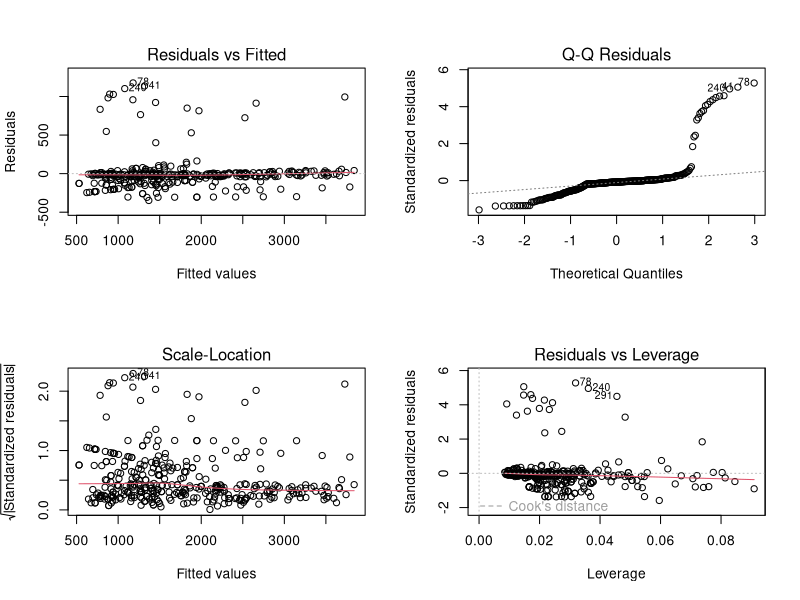
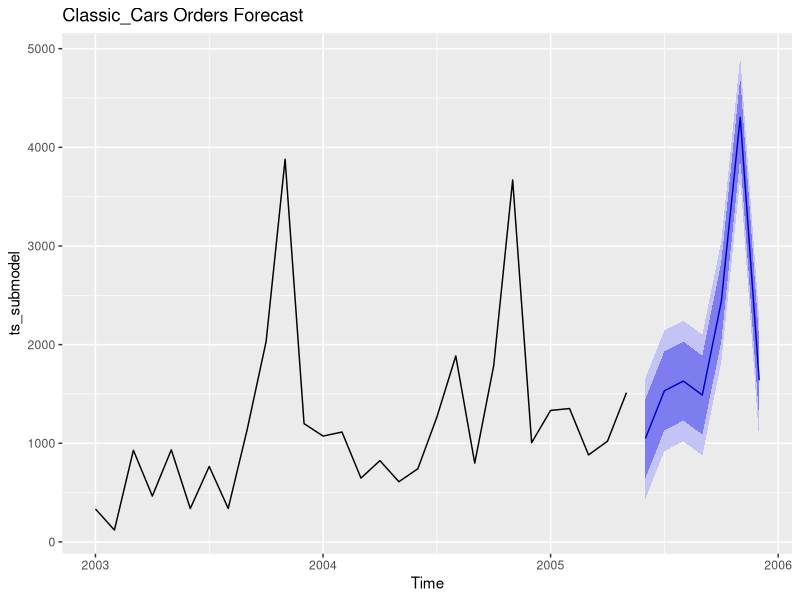
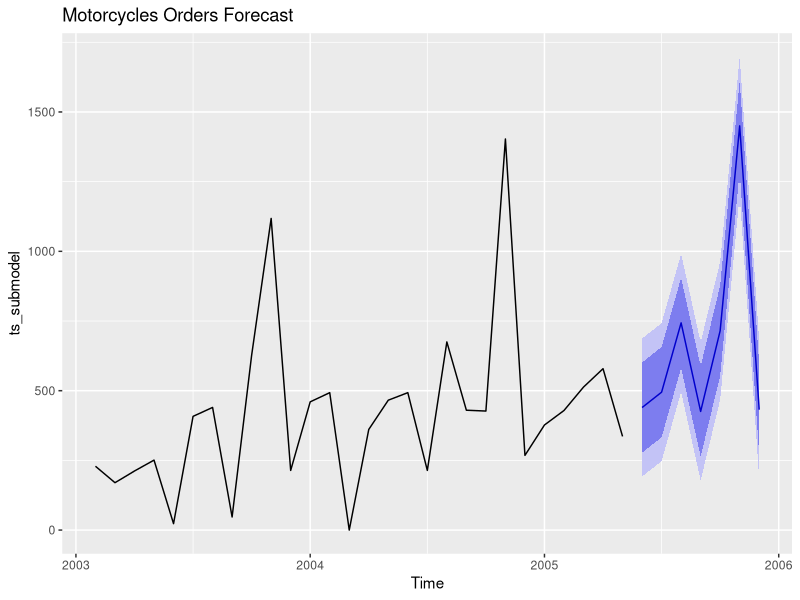
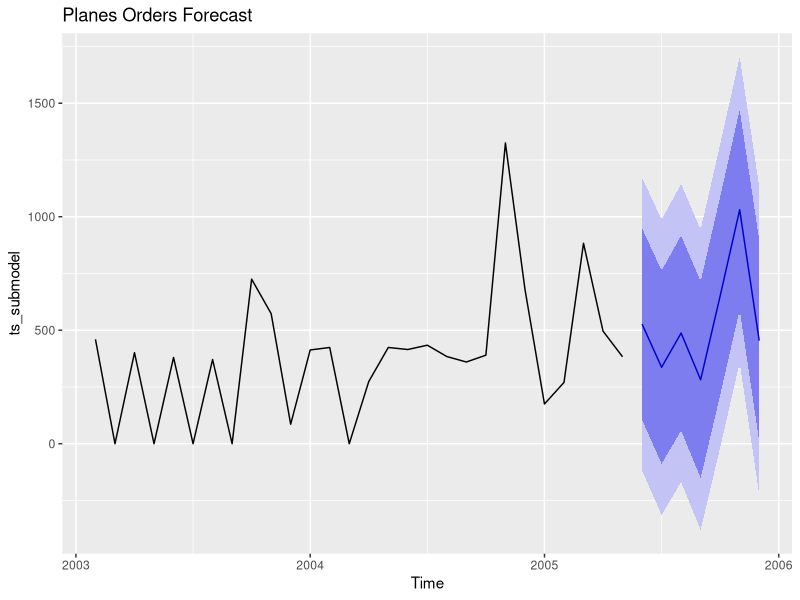
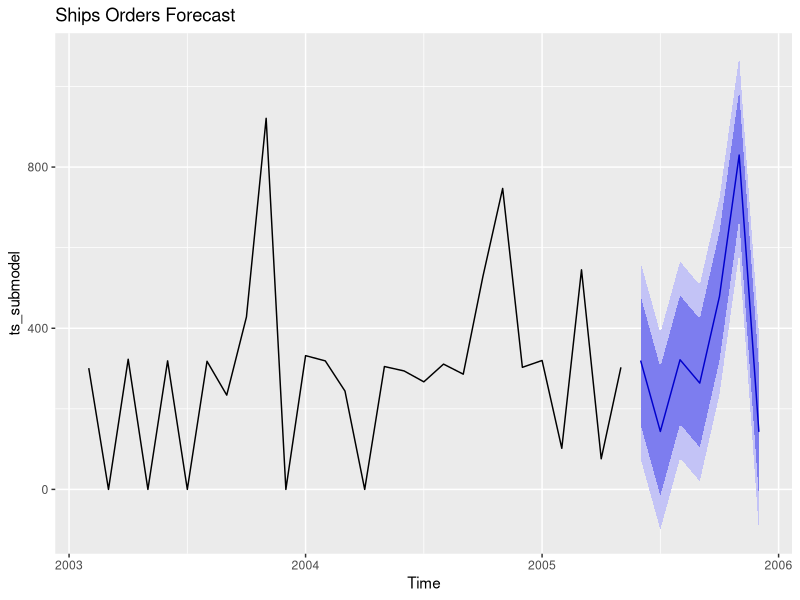
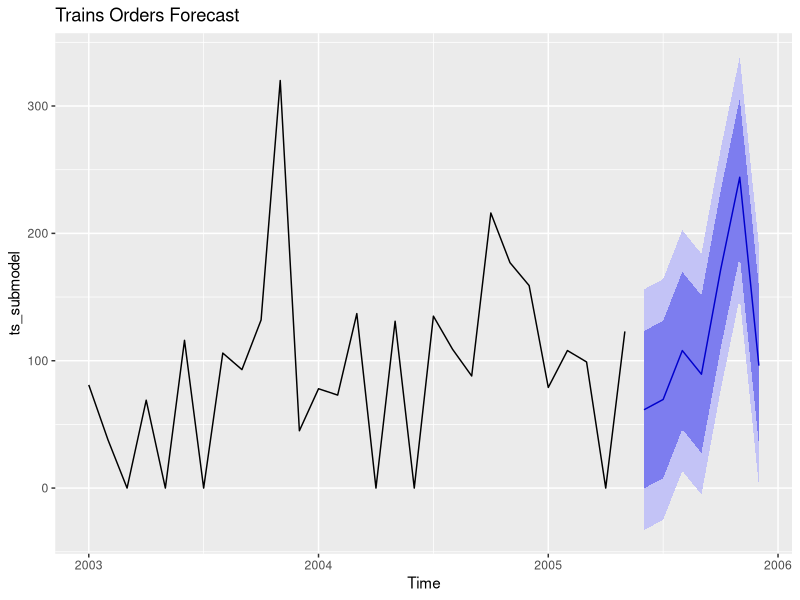
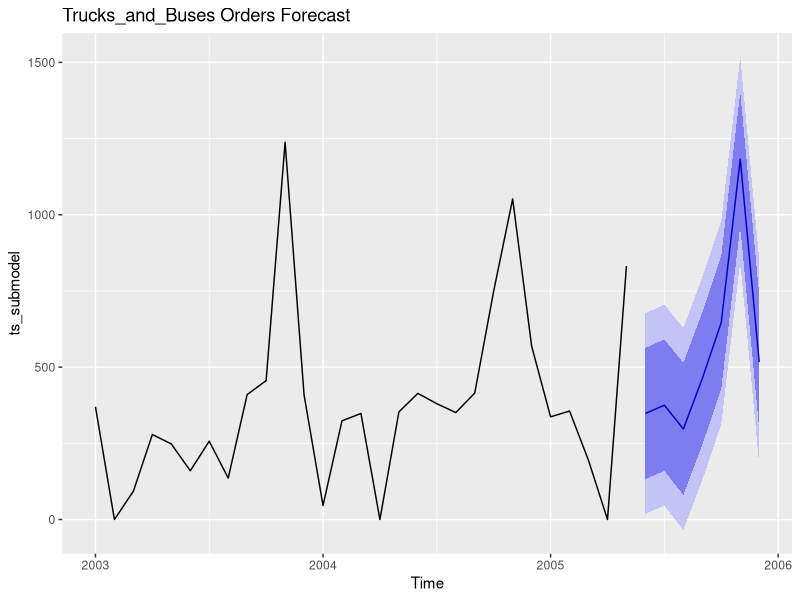
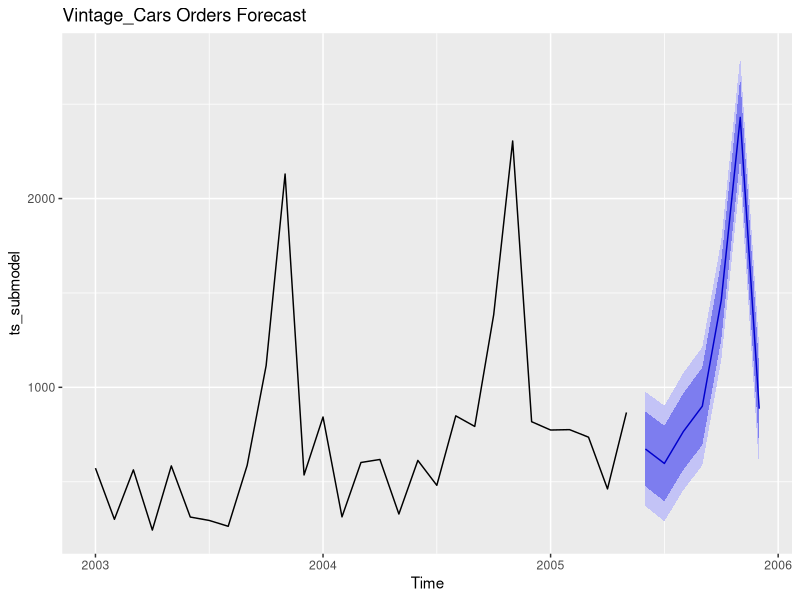

Source code (R) for these figures, in order:
## ---- chunk 1
library(tidyverse)
library(readr)
library(lubridate)
library(forecast)
library(tseries)
## ---- chunk 2
# Import data, convert weeks into date datatype
production_data <- read_csv('CSV/weekly_factory_production.csv',
                            col_types = cols(
                              week = col_date(format = "%Y-%m-%d")))
# Are there null vals
colSums((is.na(production_data)))

# Add month column
production_data$MONTH_PRODUCED <- format(production_data$week, "%Y-%m")

# Rename all columns to exclude spaces
production_data <- production_data %>%
  rename(
     "Classic_Cars" = `Classic Cars`,
     "Trucks_and_Buses" = `Trucks and Buses`,
     "Vintage_Cars" = `Vintage Cars` 
  )


# The outlier column indicates sections of weekly cost data that deviates from the norm. Create a flag column with 1 indicating that the row has outlieing data
production_data$outlier_flag <- if_else(production_data$outlier > 0, 1, 0)

# Calculate total production
production_data$TOTAL_UNITS <- production_data$Classic_Cars + production_data$Motorcycles + production_data$Planes + production_data$Ships + production_data$Trucks_and_Buses+production_data$Vintage_Cars

# Calculate item production costs
production_data$`AGGREGATE_CPU` <- production_data$weekly_cost / production_data$TOTAL_UNITS
## ---- chunk 3
# Import sales data, Convert N/A values back to North America, and format date
sales_data <- read_csv("CSV/sales_data_sample_cleaned.csv")
sales_data$TERRITORY[is.na(sales_data$TERRITORY)] <- "NA"
sales_data$ORDERDATE <- mdy(sales_data$ORDERDATE)

# Create a Month_Ordered Column containing the month and year combined
sales_data$MONTH_ORDERED <- format(sales_data$ORDERDATE, "%Y-%m")

sales_data <- sales_data %>%
  mutate(PRODUCTLINE = gsub(" ", "_", PRODUCTLINE))

## ---- chunk 4
regression_products <- lm(data = production_data, weekly_cost ~ Classic_Cars + Motorcycles +
                            Planes + Ships + Trucks_and_Buses + Vintage_Cars)
summary(regression_products)
## ---- chunk 5
F0_Production <- production_data %>% filter(factory_id == "0")
F1_Production <- production_data %>% filter(factory_id == "1")
F2_Production <- production_data %>% filter(factory_id == "2")

## ---- chunk 6
f0_regression <- lm(data = F0_Production, weekly_cost ~ Classic_Cars + Ships)
summary(f0_regression)

f1_regression <- lm(data = F1_Production,weekly_cost ~  Motorcycles +Trucks_and_Buses)
summary(f1_regression)

f2_regression <- lm(data = F2_Production,weekly_cost ~ Planes+Vintage_Cars)
summary(f2_regression)

#include the factory for the regression
Master_Regression <- lm(weekly_cost ~ Classic_Cars + Motorcycles + Planes + Ships + 
                  Trucks_and_Buses + Vintage_Cars + factor(factory_id), 
                  data = production_data,
                  weights = if_else(production_data$outlier == 0, 1, 0))
summary(Master_Regression)
par(mfrow=c(2,2))
plot(Master_Regression)
par(mfrow=c(1,1))
## ---- chunk 7
# Crate a long format of production data
weekly_productions_by_productline <- production_data %>% 
  group_by(MONTH_PRODUCED) %>%
  pivot_longer(
    cols = c(Classic_Cars,Motorcycles, Planes, Ships, Trucks_and_Buses, Vintage_Cars),
    names_to = "PRODUCTLINE",
    values_to = "UNITS_PRODUCED"
  )
# Calculate product costs
weekly_productions_by_productline$AGG_PRODUCT_COSTS <- weekly_productions_by_productline$`AGGREGATE_CPU`* weekly_productions_by_productline$UNITS_PRODUCED
 
# Assign predicted coefficients of regression model to long format model
reg_coeffs <- coef(Master_Regression)
#Clean up the back ticks generated in production line names
names(reg_coeffs) <- gsub("`","", names(reg_coeffs))
# Define the base production intercept
base_intercept <- reg_coeffs["(Intercept)"]

# Implement regression calculated product cost per unit
weekly_productions_by_productline <- weekly_productions_by_productline %>%
  mutate(
    REGRESSION_CPU = ifelse(TOTAL_UNITS > 0,
                            reg_coeffs[PRODUCTLINE],
                            0)
    )

# add intercepts based on factory id_ factory 0 is base ID
weekly_productions_by_productline <- weekly_productions_by_productline %>%
  mutate(
    REG_FACTORY_BASE_COST = base_intercept + case_when(
      factory_id == 1 ~ reg_coeffs["factor(factory_id)1"],
      factory_id == 2 ~ reg_coeffs["factor(factory_id)2"],
      TRUE            ~ 0 # This handles Factory 0
    )
  )
# add regression product costs
weekly_productions_by_productline$REG_TTL_PROD_COST_NO_BASE <- weekly_productions_by_productline$REGRESSION_CPU * weekly_productions_by_productline$UNITS_PRODUCED

weekly_productions_by_productline
## ---- chunk 8
# condense the data by month and product line
monthly_productions_factory_X_productline <- weekly_productions_by_productline %>%
  group_by(MONTH_PRODUCED, PRODUCTLINE, factory_id) %>%
  summarise(
    TOTAL_UNITS_PRODUCED = sum(UNITS_PRODUCED),
    .groups = "drop"
  ) %>% filter(TOTAL_UNITS_PRODUCED != 0)
# Implement regression calculated product cost per unit
monthly_productions_factory_X_productline <- monthly_productions_factory_X_productline %>%
  mutate(
    REGRESSION_CPU = ifelse(TOTAL_UNITS_PRODUCED > 0,
                            reg_coeffs[PRODUCTLINE],
                            0)
    )

# add intercepts based on factory id_ factory 0 is base ID
monthly_productions_factory_X_productline <-monthly_productions_factory_X_productline %>%
  mutate(
    REG_FACTORY_BASE_COST = base_intercept + case_when(
      factory_id == 1 ~ reg_coeffs["factor(factory_id)1"],
      factory_id == 2 ~ reg_coeffs["factor(factory_id)2"],
      TRUE            ~ 0 # This handles Factory 0
    )
  )
# add regression product costs without base
monthly_productions_factory_X_productline$REG_PROD_COST_NO_BASE <-monthly_productions_factory_X_productline$REGRESSION_CPU * monthly_productions_factory_X_productline$TOTAL_UNITS_PRODUCED
# add regression product costs with base
monthly_productions_factory_X_productline$AVG_PRODUCTION_COST_W_BASE <- monthly_productions_factory_X_productline$REGRESSION_CPU *
  monthly_productions_factory_X_productline$TOTAL_UNITS_PRODUCED + 
  monthly_productions_factory_X_productline$REG_FACTORY_BASE_COST

monthly_productions_factory_X_productline

## ---- chunk 9
#Calculate average price by product type- used for product monthly data
monthly_sales_by_productline <- sales_data %>%
  group_by(MONTH_ORDERED, PRODUCTLINE) %>%
  summarise(
    MIN_PRICE_SOLD = min(PRICEEACH, na.rm = TRUE),
      AVG_PRICE_SOLD = mean(PRICEEACH, na.rm = TRUE),
    MAX_PRICE_SOLD = max(PRICEEACH, na.rm = TRUE),
    AVG_SHIPPED_PER_ORDER = mean(QUANTITYORDERED, na.rm = TRUE),
    TOTAL_SHIPPED = sum(QUANTITYORDERED, na.rm = TRUE),
    TOTAL_SALES = sum(SALES)
  )
monthly_sales_by_productline

Final_SalesXProduction_Productline <- monthly_productions_factory_X_productline %>%
  full_join(monthly_sales_by_productline,
            by = c("MONTH_PRODUCED" = "MONTH_ORDERED","PRODUCTLINE"))
# Calculate profits per product
Final_SalesXProduction_Productline$MIN_PRODUCT_PROFIT <- Final_SalesXProduction_Productline$MIN_PRICE_SOLD - Final_SalesXProduction_Productline$REGRESSION_CPU
Final_SalesXProduction_Productline$AVG_PRODUCT_PROFIT <- Final_SalesXProduction_Productline$AVG_PRICE_SOLD - Final_SalesXProduction_Productline$REGRESSION_CPU
Final_SalesXProduction_Productline$Max_PRODUCT_PROFIT <- Final_SalesXProduction_Productline$MAX_PRICE_SOLD - Final_SalesXProduction_Productline$REGRESSION_CPU
            
# Add Average Revenue per product
Final_SalesXProduction_Productline$MIN_TOTAL_REVENUE <- Final_SalesXProduction_Productline$TOTAL_SHIPPED * Final_SalesXProduction_Productline$MIN_PRICE_SOLD
Final_SalesXProduction_Productline$AVG_TOTAL_REVENUE <- Final_SalesXProduction_Productline$TOTAL_SHIPPED * Final_SalesXProduction_Productline$AVG_PRICE_SOLD
Final_SalesXProduction_Productline$MAX_TOTAL_REVENUE <- Final_SalesXProduction_Productline$TOTAL_SHIPPED * Final_SalesXProduction_Productline$MAX_PRICE_SOLD
# Add average profit 
Final_SalesXProduction_Productline$MIN_TOTAL_PROFIT <- Final_SalesXProduction_Productline$MIN_TOTAL_REVENUE - Final_SalesXProduction_Productline$AVG_PRODUCTION_COST_W_BASE
Final_SalesXProduction_Productline$AVG_TOTAL_PROFIT <- Final_SalesXProduction_Productline$AVG_TOTAL_REVENUE - Final_SalesXProduction_Productline$AVG_PRODUCTION_COST_W_BASE
Final_SalesXProduction_Productline$MAX_TOTAL_PROFIT <- Final_SalesXProduction_Productline$MAX_TOTAL_REVENUE - Final_SalesXProduction_Productline$AVG_PRODUCTION_COST_W_BASE
Final_SalesXProduction_Productline$ACTUAL_TOTAL_PROFIT <- Final_SalesXProduction_Productline$TOTAL_SALES - Final_SalesXProduction_Productline$AVG_PRODUCTION_COST_W_BASE

Final_SalesXProduction_Productline
## ---- chunk 10
#predicted weekly costs
production_data$PREDICTED_WEEKLY_COST <- predict(Master_Regression, newdata = production_data)

Summary_Monthly_Data <- production_data %>%
  group_by(MONTH_PRODUCED) %>%
  summarise(
    MONTHLY_PRODUCTION  = sum(TOTAL_UNITS),
    ACTUAL_MONTHLY_COST = sum(weekly_cost),
    PRED_MONTHLY_COST   = sum(PREDICTED_WEEKLY_COST),
    #Actual Cost Per Unit
    ACTUAL_AVG_CPU      = ACTUAL_MONTHLY_COST / MONTHLY_PRODUCTION,
    # Predicted Cost Per Unit
    REGRESSION_AVG_CPU  = PRED_MONTHLY_COST / MONTHLY_PRODUCTION,
    CPU_VARIANCE        = ACTUAL_AVG_CPU - REGRESSION_AVG_CPU
  )
#Calculate average price by month - used for monthly data
Monthly_Sales_Data <- sales_data %>%
  group_by(MONTH_ORDERED) %>%
  summarise(
    MIN_PRICE_SOLD = min(PRICEEACH, na.rm = TRUE),
    AVG_PRICE_SOLD = mean(PRICEEACH, na.rm = TRUE),
    MAX_PRICE_SOLD = max(PRICEEACH, na.rm = TRUE),
    AVG_SHIPPED_PER_ORDER = mean(QUANTITYORDERED, na.rm = TRUE),
    TOTAL_SHIPPED = sum(QUANTITYORDERED, na.rm = TRUE),
    TOTAL_SALES = sum(SALES)
  )
# FUll join of sales and production
Final_SalesXProduction_Month <- Summary_Monthly_Data %>%
  full_join(Monthly_Sales_Data,
            by = c("MONTH_PRODUCED" = "MONTH_ORDERED"))
# Ensure Dates are date data types
Final_SalesXProduction_Productline$Month <- ym(Final_SalesXProduction_Productline$MONTH_PRODUCED)

# Calculate profits per product
Final_SalesXProduction_Month$MIN_PRODUCT_PROFIT <- Final_SalesXProduction_Month$MIN_PRICE_SOLD - Final_SalesXProduction_Month$REGRESSION_AVG_CPU
Final_SalesXProduction_Month$AVG_PRODUCT_PROFIT <- Final_SalesXProduction_Month$AVG_PRICE_SOLD - Final_SalesXProduction_Month$REGRESSION_AVG_CPU
Final_SalesXProduction_Month$Max_PRODUCT_PROFIT <- Final_SalesXProduction_Month$MAX_PRICE_SOLD - Final_SalesXProduction_Month$REGRESSION_AVG_CPU

#add Revenue
Final_SalesXProduction_Month$MIN_TOTAL_REVENUE <- Final_SalesXProduction_Month$TOTAL_SHIPPED * Final_SalesXProduction_Month$MIN_PRICE_SOLD
Final_SalesXProduction_Month$AVG_TOTAL_REVENUE <- Final_SalesXProduction_Month$TOTAL_SHIPPED * Final_SalesXProduction_Month$AVG_PRICE_SOLD
Final_SalesXProduction_Month$MAX_TOTAL_REVENUE <- Final_SalesXProduction_Month$TOTAL_SHIPPED * Final_SalesXProduction_Month$MAX_PRICE_SOLD

#add profit
Final_SalesXProduction_Month$MIN_TOTAL_PROFIT <- Final_SalesXProduction_Month$MIN_TOTAL_REVENUE - Final_SalesXProduction_Month$ACTUAL_MONTHLY_COST
Final_SalesXProduction_Month$AVG_TOTAL_PROFIT <- Final_SalesXProduction_Month$AVG_TOTAL_REVENUE - Final_SalesXProduction_Month$ACTUAL_MONTHLY_COST
Final_SalesXProduction_Month$MAX_TOTAL_PROFIT <- Final_SalesXProduction_Month$MAX_TOTAL_REVENUE - Final_SalesXProduction_Month$ACTUAL_MONTHLY_COST
Final_SalesXProduction_Month$ACTUAL_TOTAL_PROFIT <- Final_SalesXProduction_Month$TOTAL_SALES - Final_SalesXProduction_Month$ACTUAL_MONTHLY_COST
## ---- chunk 11

# Group the data by date and product for time series
monthly_data <- sales_data %>%
  group_by(MONTH_ORDERED, PRODUCTLINE) %>%
  summarise(TOTAL_UNITS = sum(QUANTITYORDERED),
            .groups = "drop") %>%
   arrange(PRODUCTLINE, MONTH_ORDERED)

monthly_data$MONTH_ORDERED <- ym(monthly_data$MONTH_ORDERED)
  
#--------------Determine Which method to use per production line------------
production_model <- function(product_line) {
  # Create a productline time table
  submodel <- monthly_data %>%
    filter(PRODUCTLINE == product_line) %>%
    arrange(MONTH_ORDERED)
  
  # Build Time Series object
  ts_submodel <-ts(submodel$TOTAL_UNITS,
                   start = c(year(min(submodel$MONTH_ORDERED)),
                             month(min(submodel$MONTH_ORDERED))),
                   frequency = 12)
  last_date <- max(submodel$MONTH_ORDERED)
  target_end <- as.Date("2005-12-31")
  h <- interval(last_date, target_end) %/% months(1)
  
  mean_model <- meanf(ts_submodel, h = h)
  snaive_model <- snaive(ts_submodel, h = h)
  rwf_model <- rwf(ts_submodel, h = h, drift = TRUE)
  
  ets_ann <- ets(ts_submodel, model = "ANN")
  forecast_ets_ann <- forecast(ets_ann, h = h)
  
  ets_aaa <- ets(ts_submodel, model = "AAA")
  forecast_ets_aaa <- forecast(ets_aaa, h = h)
  
  ets_auto <- ets(ts_submodel)
  forecast_ets_auto <- forecast(ets_auto, h = h)
  
  arima_auto <- auto.arima(ts_submodel)
  forecast_arima <- forecast(arima_auto, h = h)
  
  lm_model <- tslm(ts_submodel ~ trend + season)
  forecast_lm <- forecast(lm_model, h = h)
  
  # STL needs 2 full years - safely skip if not enough data
  stl_forecast <- tryCatch(
    stlf(ts_submodel, h = h),
    error = function(e) NULL
  )
  
  accuracy_table <- list(
    Mean = accuracy(mean_model)[1,],
    Seasonal_Naive = accuracy(snaive_model)[1,],
    Random_Walk_Drift = accuracy(rwf_model)[1,],
    ETS_ANN = accuracy(forecast_ets_ann)[1,],
    ETS_AAA = accuracy(forecast_ets_aaa)[1,],
    ETS_Auto = accuracy(forecast_ets_auto)[1,],
    ARIMA = accuracy(forecast_arima)[1,],
    Linear_Regression = accuracy(forecast_lm)[1,]
  )
  if (!is.null(stl_forecast)) {
    accuracy_table$STL <- accuracy(stl_forecast)[1,]
  }
  
  accuracy_table <- round(do.call(rbind, accuracy_table), 2)
  cat("\n===", product_line, "===\n")
  print(accuracy_table)
  
}

#Run all forecasts
product_lines <- unique(monthly_data$PRODUCTLINE)
results <- map(product_lines, production_model)
results <- results[!sapply(results, is.null)]
## ---- chunk 12
forecast_production <- function(product_line) {
  submodel <- monthly_data %>%
    filter(PRODUCTLINE == product_line) %>%
    arrange(MONTH_ORDERED) %>%
    # Fill in missing order points with 0's
    tidyr::complete(
      MONTH_ORDERED = seq.Date(min(MONTH_ORDERED), max(MONTH_ORDERED), by = "month"),
      fill = list(TOTAL_UNITS = 0)
    )
  
  ts_submodel <- ts(submodel$TOTAL_UNITS,
                 start = c(year(min(submodel$MONTH_ORDERED)),
                           month(min(submodel$MONTH_ORDERED))),
                 frequency = 12)
  # Calculate Time series ranges
  last_date <- max(submodel$MONTH_ORDERED)
  target_end <- as.Date("2005-12-31")
  h <- interval(last_date, target_end) %/% months(1)
  
  # Use different series depending num months in dataset
  if (length(ts_submodel) < 24){
    ts_forecast <- forecast(tslm(ts_submodel ~ trend + season), h = h) 
  } else{
    stl_model <- stl(ts_submodel, s.window = "periodic")
    ts_forecast <- forecast(stl_model, h=h)
  }
  # Display forecasting data
  cat("\n===", product_line, "===\n")
  print(ts_forecast)
  
  #plot the forecast
  autoplot(ts_forecast) +
    ggtitle(paste(product_line, "Orders Forecast"))
  
}

#Run all forecasts
product_lines <- unique(monthly_data$PRODUCTLINE)
#Map the products to the function
results <- map(product_lines, forecast_production)
# Omit null values
results <- results[!sapply(results, is.null)]
print(results)
